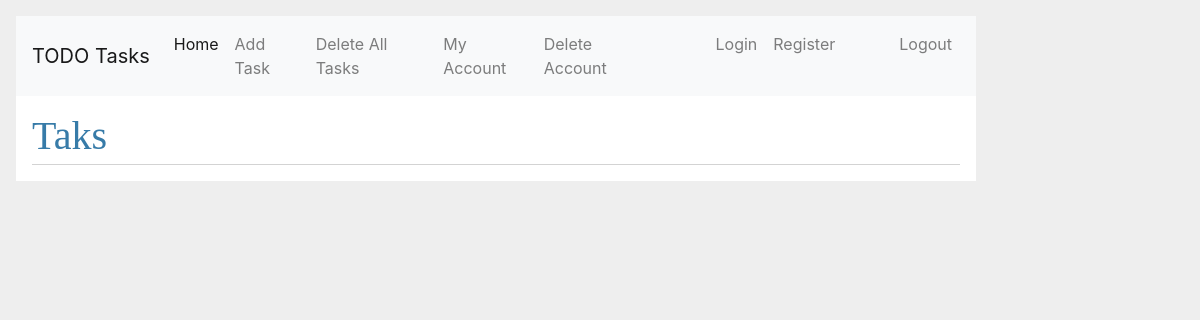
/tasks, run on an earlier commit of the app's database.
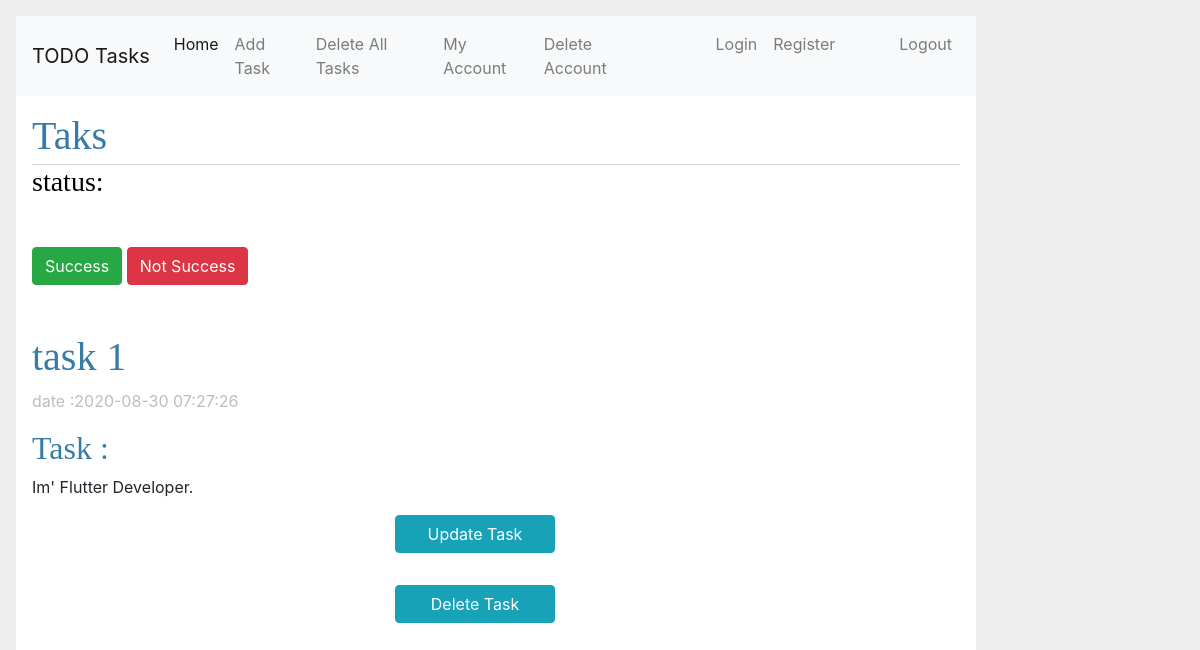
And on a later commit of the database.
### tables this page shows
CREATE TABLE task (
  id INTEGER PRIMARY KEY AUTOINCREMENT,
  task_id INTEGER NOT NULL,
  created TIMESTAMP NOT NULL DEFAULT CURRENT_TIMESTAMP,
  title TEXT NOT NULL,
  body TEXT NOT NULL,
  FOREIGN KEY (task_id) REFERENCES user (id)
);

### TODO/tasks.py (the view)
@bp.route('/')
@bp.route('/tasks')
def index():
    db = get_db()
    tasks = db.execute(
        'SELECT t.id, title, body,task_id,created,username'
        ' FROM task t JOIN user u ON t.id = u.id'
        ' ORDER BY created DESC'
    ).fetchall()
    return render_template('task/index.html',tasks=tasks)

### TODO/db.py (called while the page is built)
def get_db():
    if 'db' not in g:
        g.db = sqlite3.connect(
            current_app.config['DATABASE'],
            detect_types=sqlite3.PARSE_DECLTYPES
        )
        g.db.row_factory = sqlite3.Row
    return g.db

### TODO/templates/task/index.html (shortened to what this page needs)
  {% extends 'base.html' %}
  {% block header %}
  <h1>{% block title %}Taks{% endblock %}</h1>
  {% endblock %}
  {% block content %}
  {% for task in tasks %}
  <h3 style="color: #000000;">
  status:
  </h3>
  <div class="mt-5 mb-5">
    <button type="button" class="btn btn-success">Success</button>
    <button type="button" class="btn btn-danger">Not Success</button>
  </div>
  <article class="task">
    <header>
      <div>
        <h1>{{ task['title'] }}</h1>
        <div class="about" style="color: #BDBDBD;">
        date :{{ task['created'] }}
        </div>
      </div>
    </header>
    <p class="body"><h2 class="mr-5">Task :</h2>{{ task['body'] }}</p>
    <div class="container w-25" >
      <form>
      <input type="submit" class="btn btn-info" value="Update Task">
    </form>
    <form>
      <input type="submit" class="btn btn-info" value="Delete Task">
    </form>
    </div>
  </article>
  {% endfor %}
  {% endblock %}

What changed in the data, as far as the page shows it:
now on this page (row edited): task: title "task 1", created "2020-08-30 07:27:26", body "Im' Flutter Developer."
